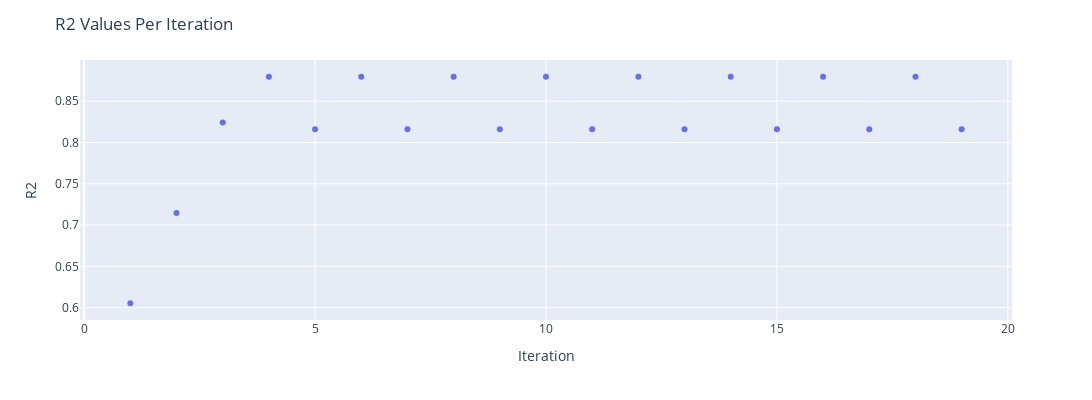

Write notebook code for a chart like this one.
### Code cell
fig = px.scatter(df_r2, x = "Iteration", y = "R2", hover_data = ["DS"])

fig.update_layout(
    autosize=False,
    width=1200,
    height=400,
    title_text=f"R2 Values Per Iteration"
)

fig .show()

### Figure 1 — Plotly figure (JSON) as saved in the notebook; plotly's stock layout.template omitted (floating-point values rounded to 4 significant figures)
{"data": [{"customdata": [["Sheet1"], ["Sheet1"], ["Sheet1"], ["Sheet1"], ["Sheet1"], ["Sheet1"], ["Sheet1"], ["Sheet1"], ["Sheet1"], ["Sheet1"], ["Sheet1"], ["Sheet1"], ["Sheet1"], ["Sheet1"], ["Sheet1"], ["Sheet1"], ["Sheet1"], ["Sheet1"], ["Sheet1"]], "hovertemplate": "Iteration=%{x}<br>R2=%{y}<br>DS=%{customdata[0]}<extra></extra>", "legendgroup": "", "marker": {"color": "#636efa", "symbol": "circle"}, "mode": "markers", "name": "", "orientation": "v", "showlegend": false, "type": "scatter", "x": [1, 2, 3, 4, 5, 6, 7, 8, 9, 10, 11, 12, 13, 14, 15, 16, 17, 18, 19], "xaxis": "x", "y": [0.6054, 0.7147, 0.8242, 0.8796, 0.816, 0.8796, 0.816, 0.8796, 0.816, 0.8796, 0.816, 0.8796, 0.816, 0.8796, 0.816, 0.8796, 0.816, 0.8796, 0.816], "yaxis": "y"}], "layout": {"autosize": false, "height": 400, "legend": {"tracegroupgap": 0}, "margin": {"t": 60}, "title": {"text": "R2 Values Per Iteration"}, "width": 1200, "xaxis": {"anchor": "y", "autorange": true, "domain": [0, 1], "range": [-0.08078, 20.08], "title": {"text": "Iteration"}, "type": "linear"}, "yaxis": {"anchor": "x", "autorange": true, "domain": [0, 1], "range": [0.5851, 0.8999], "title": {"text": "R2"}, "type": "linear"}}}
